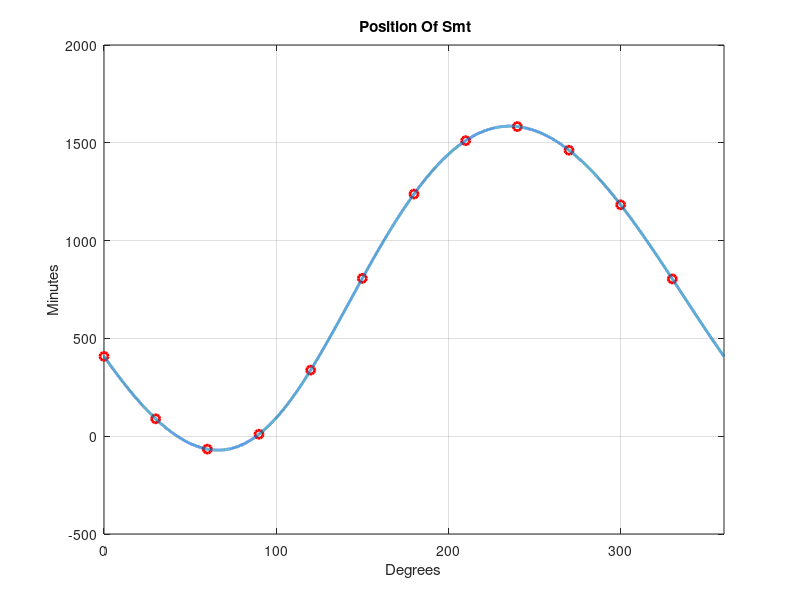

The MATLAB source for this figure: (Note: this script raises an error after producing the figure.)
clc
clear

asc = 0:30:330;
dec = [408 89 -66 10 338 807 1238 1511 1583 1462 1183 804];
plot(asc,dec,'ro','Linewidth',2);
xlim([0 360])
xlabel('Degrees');
ylabel('Minutes');
title('{\bf Position Of Smt}');
grid on
% use of fft
d = fft(dec);
m = length(dec);
M = floor((m+1)/2);
a0 = d(1)/m;
an = 2*real(d(2:M))/m;
a6 = d(M+1)/m;
bn = -2*imag(d(2:M))/m; 
% Plot the interpolant with the data
hold on
x = 0:0.01:360;
n = 1: length(an);
y = a0 + an*cos(2*pi*n'*x/360) + bn*sin(2*pi*n'*x/360) + a6*cos(2*pi*6'*x/360);
 
plot(x, y,'Linewidth',2);
legend('Data','DFT','Location','NW');